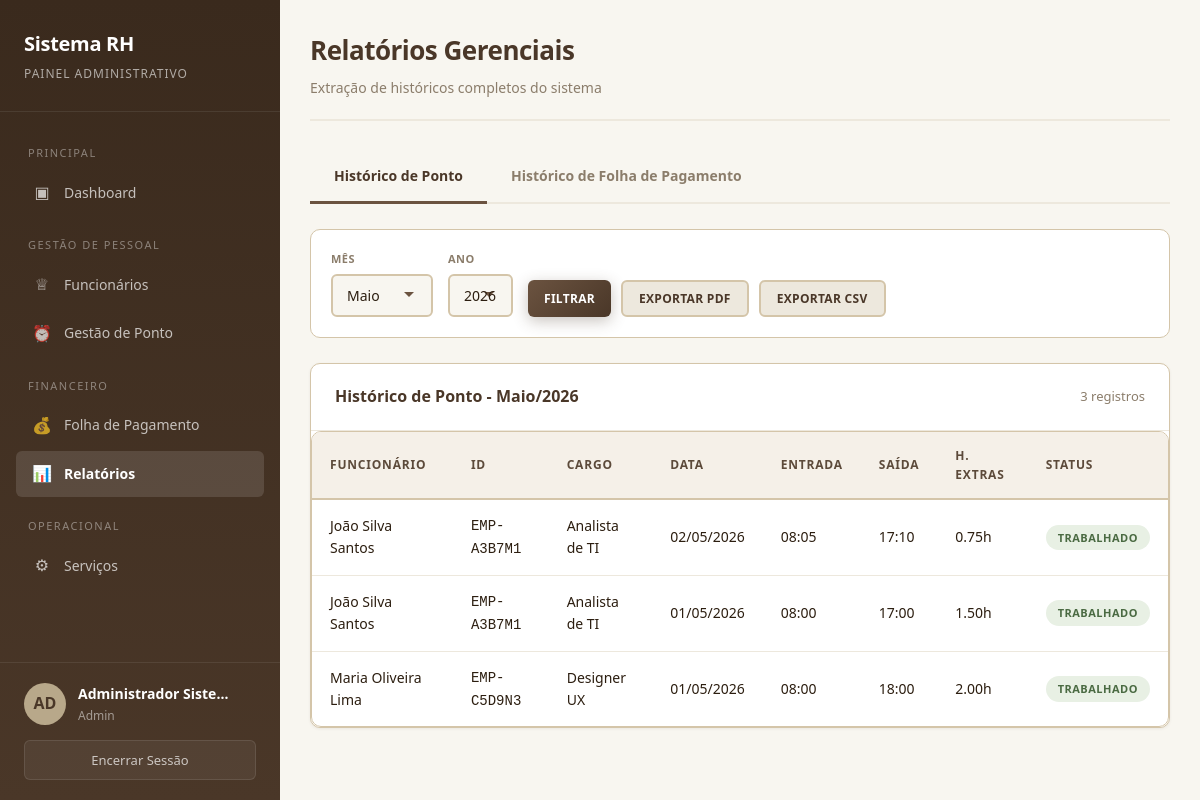
/admin/relatorios.php (signed in), run on the app's committed database.
### tables this page shows
CREATE TABLE IF NOT EXISTS users (
    id INT AUTO_INCREMENT PRIMARY KEY,
    obfuscated_id VARCHAR(50) UNIQUE NOT NULL,
    nome_completo VARCHAR(200) NOT NULL,
    cpf VARCHAR(14) UNIQUE NOT NULL,
    data_nascimento DATE NOT NULL,
    cargo VARCHAR(100) NOT NULL,
    email VARCHAR(150) NOT NULL,
    senha_hash VARCHAR(255) NOT NULL,
    nivel_acesso ENUM('admin','rh','coordenacao','funcionario') DEFAULT 'funcionario',
    status ENUM('ativo','inativo','ferias','licenca') DEFAULT 'ativo',
    data_criacao DATETIME DEFAULT CURRENT_TIMESTAMP,
    data_atualizacao DATETIME DEFAULT CURRENT_TIMESTAMP ON UPDATE CURRENT_TIMESTAMP,
    INDEX idx_obfuscated_id (obfuscated_id),
    INDEX idx_email (email),
    INDEX idx_cargo (cargo)
);

CREATE TABLE IF NOT EXISTS ponto_registro (
    id INT AUTO_INCREMENT PRIMARY KEY,
    user_id INT NOT NULL,
    data_registro DATE NOT NULL,
    entrada_manha TIME,
    saida_manha TIME,
    entrada_tarde TIME,
    saida_tarde TIME,
    horas_extras DECIMAL(5,2) DEFAULT 0.00,
    justificativa_extras TEXT,
    status ENUM('trabalhado','nao_trabalhado','sem_registro','falta_justificada') DEFAULT 'sem_registro',
    observacoes TEXT,
    criado_em DATETIME DEFAULT CURRENT_TIMESTAMP,
    FOREIGN KEY (user_id) REFERENCES users(id) ON DELETE CASCADE,
    INDEX idx_user_data (user_id, data_registro)
);

### admin/relatorios.php (the view, shortened to what this page needs)
<?php
require_once '../config/functions.php';
require_once '../includes/header_admin.php';
$db = Database::getInstance()->getConnection();
$tipo_relatorio = $_GET['tipo'] ?? 'ponto';
if ($tipo_relatorio === 'ponto') {
    $mes = $_GET['mes'] ?? date('m');
    $ano = $_GET['ano'] ?? date('Y');
    $stmt = $db->prepare("
        SELECT pr.*, u.nome_completo, u.obfuscated_id, u.cargo
        FROM ponto_registro pr
        JOIN users u ON pr.user_id = u.id
        WHERE MONTH(pr.data_registro) = ? AND YEAR(pr.data_registro) = ?
        ORDER BY pr.data_registro DESC, u.nome_completo ASC
    ");
    $stmt->execute([$mes, $ano]);
    $dados = $stmt->fetchAll();
}
?>
<div class="page-header">
    <h1>Relatórios Gerenciais</h1>
    <p>Extração de históricos completos do sistema</p>
</div>
<div class="tabs">
    <a href="?tipo=ponto&mes=<?= $mes ?? date('m') ?>&ano=<?= $ano ?? date('Y') ?>" class="tab <?= $tipo_relatorio === 'ponto' ? 'active' : '' ?>">Histórico de Ponto</a>
    <a href="?tipo=folha&mes=<?= $mes ?? date('m') ?>&ano=<?= $ano ?? date('Y') ?>" class="tab <?= $tipo_relatorio === 'folha' ? 'active' : '' ?>">Histórico de Folha de Pagamento</a>
</div>
<div class="filters-bar">
    <div class="filter-group">
        <label>Mês</label>
        <select class="form-control" id="filterMes">
            <?php for ($i = 1; $i <= 12; $i++): ?>
                <option value="<?= str_pad($i, 2, '0', STR_PAD_LEFT) ?>" <?= $i == ($mes ?? date('m')) ? 'selected' : '' ?>><?= getMonthName($i) ?></option>
            <?php endfor; ?>
        </select>
    </div>
    <div class="filter-group">
        <label>Ano</label>
        <select class="form-control" id="filterAno">
            <?php for ($y = date('Y') - 2; $y <= date('Y') + 1; $y++): ?>
                <option value="<?= $y ?>" <?= $y == ($ano ?? date('Y')) ? 'selected' : '' ?>><?= $y ?></option>
            <?php endfor; ?>
        </select>
    </div>
    <div class="btn-group">
        <button class="btn btn-primary btn-sm" onclick="applyReportFilter()">Filtrar</button>
        <?php if ($tipo_relatorio === 'ponto'): ?>
        <button class="btn btn-secondary btn-sm" onclick="exportPDF('../api/pdf_generate.php', {tipo: 'ponto', mes: document.getElementById('filterMes').value, ano: document.getElementById('filterAno').value})">Exportar PDF</button>
        <?php else: ?>
        <button class="btn btn-secondary btn-sm" onclick="exportPDF('../api/pdf_generate.php', {tipo: 'folha', mes: document.getElementById('filterMes').value, ano: document.getElementById('filterAno').value})">Exportar PDF</button>
        <?php endif; ?>
        <button class="btn btn-secondary btn-sm" onclick="exportToCSV('relatorioTable', 'relatorio_<?= $tipo_relatorio ?>.csv')">Exportar CSV</button>
    </div>
</div>
<div class="card fade-in">
    <div class="card-header">
        <h3><?= $tipo_relatorio === 'ponto' ? 'Histórico de Ponto' : 'Histórico de Folha de Pagamento' ?> - <?= getMonthName($mes ?? date('m')) ?>/<?= $ano ?? date('Y') ?></h3>
        <span style="font-size: 13px; color: var(--text-muted);"><?= count($dados) ?> registros</span>
    </div>
    <div class="card-body" style="padding: 0;">
        <div class="table-container">
            <table class="table" id="relatorioTable">
                <?php if ($tipo_relatorio === 'ponto'): ?>
                <thead>
                    <tr>
                        <th>Funcionário</th>
                        <th>ID</th>
                        <th>Cargo</th>
                        <th>Data</th>
                        <th>Entrada</th>
                        <th>Saída</th>
                        <th>H. Extras</th>
                        <th>Status</th>
                    </tr>
                </thead>
                <tbody>
                    <?php foreach ($dados as $d): ?>
                    <tr>
                        <td><?= htmlspecialchars($d['nome_completo']) ?></td>
                        <td><code><?= $d['obfuscated_id'] ?></code></td>
                        <td><?= htmlspecialchars($d['cargo']) ?></td>
                        <td><?= formatDate($d['data_registro']) ?></td>
                        <td><?= formatTime($d['entrada_manha']) ?></td>
                        <td><?= formatTime($d['saida_tarde']) ?></td>
                        <td><?= $d['horas_extras'] > 0 ? $d['horas_extras'] . 'h' : '-' ?></td>
                        <td><?= getStatusBadge($d['status']) ?></td>
                    </tr>
                    <?php endforeach; ?>
                </tbody>
                <?php endif; ?>
            </table>
        </div>
    </div>
</div>
<?php require_once '../includes/footer.php'; ?>

### includes/header_admin.php (shortened to what this page needs)
<?php
require_once __DIR__ . '/../config/functions.php';
$db = Database::getInstance()->getConnection();
$stmt = $db->prepare("SELECT * FROM users WHERE id = ?");
$stmt->execute([$_SESSION['user_id']]);
$currentUser = $stmt->fetch();
$currentPage = basename($_SERVER['PHP_SELF'], '.php');
function isActive($page) {
    global $currentPage;
    return $currentPage === $page ? 'active' : '';
}
?>
<!DOCTYPE html>
<html lang="pt-BR">
<head>
    <link rel="stylesheet" href="../css/style.css">
</head>
<body>
<div class="app-layout">
    <aside class="sidebar">
        <div class="sidebar-header">
            <h2>Sistema RH</h2>
            <p>Painel Administrativo</p>
        </div>
        <nav class="sidebar-nav">
            <div class="nav-section">
                <div class="nav-section-title">Principal</div>
                <a href="dashboard.php" class="nav-item <?=isActive('dashboard')?>">
                    <span class="nav-icon">&#9635;</span> Dashboard
                </a>
            </div>
            <div class="nav-section">
                <div class="nav-section-title">Gestão de Pessoal</div>
                <a href="funcionarios.php" class="nav-item <?=isActive('funcionarios')?>">
                    <span class="nav-icon">&#9813;</span> Funcionários
                </a>
                <a href="ponto_global.php" class="nav-item <?=isActive('ponto_global')?>">
                    <span class="nav-icon">&#9200;</span> Gestão de Ponto
                </a>
            </div>
            <div class="nav-section">
                <div class="nav-section-title">Financeiro</div>
                <a href="folha_pagamento.php" class="nav-item <?=isActive('folha_pagamento')?>">
                    <span class="nav-icon">&#128176;</span> Folha de Pagamento
                </a>
                <a href="relatorios.php" class="nav-item <?=isActive('relatorios')?>">
                    <span class="nav-icon">&#128202;</span> Relatórios
                </a>
            </div>
            <div class="nav-section">
                <div class="nav-section-title">Operacional</div>
                <a href="servicos.php" class="nav-item <?=isActive('servicos')?>">
                    <span class="nav-icon">&#9881;</span> Serviços
                </a>
            </div>
        </nav>
        <div class="sidebar-footer">
            <div class="sidebar-user">
                <div class="user-avatar"><?=strtoupper(substr($currentUser['nome_completo'], 0, 2))?></div>
                <div class="user-info">
                    <h4><?=htmlspecialchars($currentUser['nome_completo'])?></h4>
                    <p><?=ucfirst($currentUser['nivel_acesso'])?></p>
                </div>
            </div>
            <button class="btn-logout" onclick="if(confirm('Deseja sair?')) window.location='../logout.php'">
                Encerrar Sessão
            </button>
        </div>
    </aside>
    <main class="main-content">

### config/functions.php (shortened to what this page needs)
<?php
function formatDate($date) {
    return date('d/m/Y', strtotime($date));
}
function formatTime($time) {
    return date('H:i', strtotime($time));
}
function getMonthName($month) {
    $months = [
        1 => 'Janeiro', 2 => 'Fevereiro', 3 => 'Março', 4 => 'Abril',
        5 => 'Maio', 6 => 'Junho', 7 => 'Julho', 8 => 'Agosto',
        9 => 'Setembro', 10 => 'Outubro', 11 => 'Novembro', 12 => 'Dezembro'
    ];
    return $months[intval($month)] ?? '';
}
function getStatusBadge($status) {
    $classes = [
        'trabalhado' => 'badge-success',
        'nao_trabalhado' => 'badge-danger',
        'sem_registro' => 'badge-warning',
        'falta_justificada' => 'badge-info',
        'pendente' => 'badge-warning',
        'aprovado' => 'badge-success',
        'rejeitado' => 'badge-danger',
        'em_andamento' => 'badge-info',
        'concluido' => 'badge-success',
        'cancelado' => 'badge-secondary',
        'aberto' => 'badge-danger',
        'em_analise' => 'badge-warning',
        'resolvido' => 'badge-success',
        'fechado' => 'badge-secondary'
    ];
    $class = $classes[$status] ?? 'badge-secondary';
    return '<span class="badge ' . $class . '">' . ucfirst(str_replace('_', ' ', $status)) . '</span>';
}
?>

### data on the page
users: nome_completo "AD", nome_completo "Administrador Sistema", nivel_acesso "Admin"
ponto_registro: user.nome_completo "João Silva Santos", user.obfuscated_id "EMP-A3B7M1", user.cargo "Analista de TI", data_registro "02/05/2026", entrada_manha "08:05", saida_tarde "17:10", horas_extras "0.75", status "TRABALHADO"
ponto_registro: user.nome_completo "João Silva Santos", user.obfuscated_id "EMP-A3B7M1", user.cargo "Analista de TI", data_registro "01/05/2026", entrada_manha "08:00", saida_tarde "17:00", horas_extras "1.50", status "TRABALHADO"
ponto_registro: user.nome_completo "Maria Oliveira Lima", user.obfuscated_id "EMP-C5D9N3", user.cargo "Designer UX", data_registro "01/05/2026", entrada_manha "08:00", saida_tarde "18:00", horas_extras "2.00", status "TRABALHADO"

### other printed values
$ano "2026"
count($dados) "3"
form field value "Maio"
form field value "2026"
